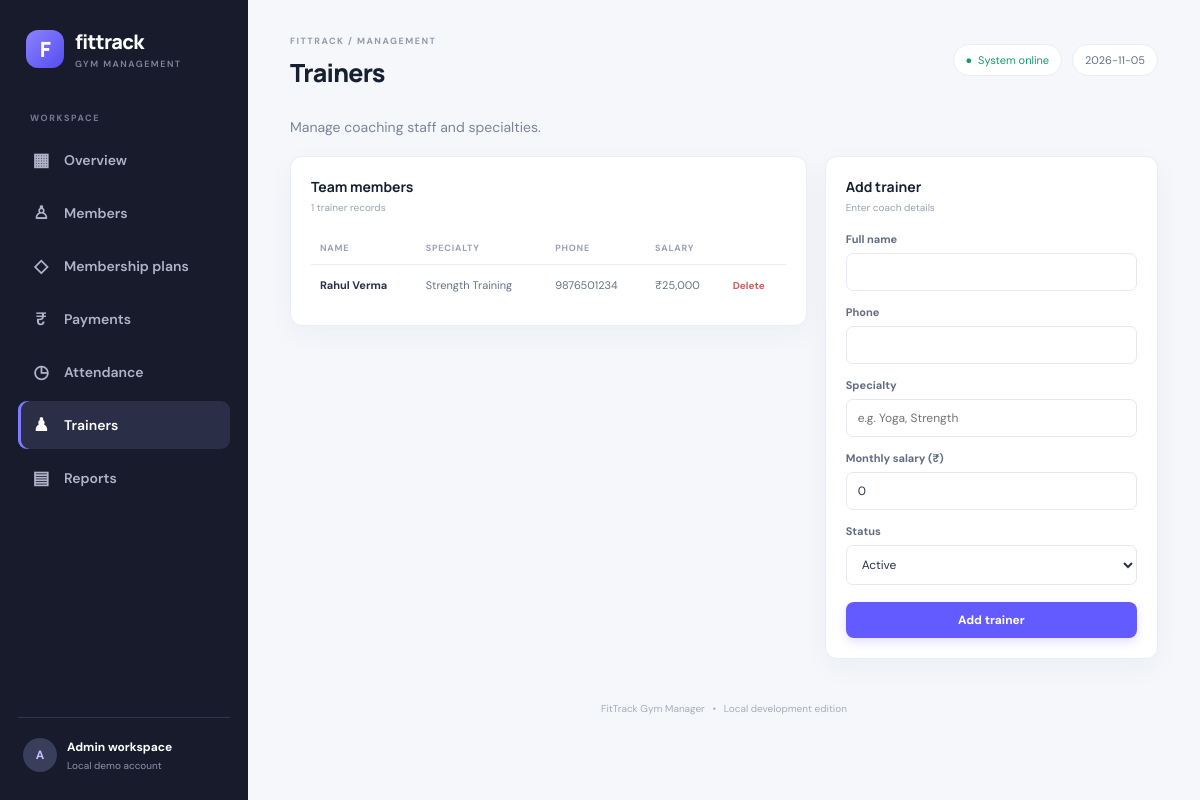
The page /trainers on the database its author committed.
### tables this page shows
CREATE TABLE trainers (id INTEGER PRIMARY KEY AUTOINCREMENT,name TEXT NOT NULL,phone TEXT,specialty TEXT,salary REAL DEFAULT 0,status TEXT DEFAULT 'Active');

### app.py (the view)
@app.route("/trainers", methods=["GET", "POST"])
def trainers():
    with get_db() as db:
        if request.method == "POST":
            d = request.form
            db.execute("INSERT INTO trainers(name,phone,specialty,salary,status) VALUES(?,?,?,?,?)",
                       (d["name"].strip(), d.get("phone"), d.get("specialty"), float(d.get("salary") or 0), d.get("status") or "Active"))
            flash("Trainer added.", "success")
            return redirect(url_for("trainers"))
        rows = db.execute("SELECT * FROM trainers ORDER BY id DESC").fetchall()
    return render_template("trainers.html", trainers=rows)

### app.py (called while the page is built)
def get_db():
    conn = sqlite3.connect(DB_PATH)
    conn.row_factory = sqlite3.Row
    conn.execute("PRAGMA foreign_keys = ON")
    return conn

@app.template_filter("money")
def money(value):
    return "₹{:,.0f}".format(value or 0)

@app.context_processor
def inject_globals():
    return {"today": date.today().isoformat()}

### templates/trainers.html
{% extends "base.html" %}{% block title %}Trainers{% endblock %}{% block heading %}Trainers{% endblock %}
{% block content %}<div class="welcome-row"><p>Manage coaching staff and specialties.</p></div><div class="content-grid"><section class="panel"><div class="panel-head"><div><h2>Team members</h2><p>{{ trainers|length }} trainer records</p></div></div><div class="table-wrap"><table><thead><tr><th>Name</th><th>Specialty</th><th>Phone</th><th>Salary</th><th></th></tr></thead><tbody>{% for t in trainers %}<tr><td><b>{{ t.name }}</b></td><td>{{ t.specialty or '—' }}</td><td>{{ t.phone or '—' }}</td><td>{{ t.salary|money }}</td><td><form method="post" action="{{ url_for('delete_trainer',trainer_id=t.id) }}" onsubmit="return confirm('Delete trainer?')"><button class="text-danger">Delete</button></form></td></tr>{% else %}<tr><td colspan="5" class="empty">No trainers added.</td></tr>{% endfor %}</tbody></table></div></section>
<section class="panel"><div class="panel-head"><div><h2>Add trainer</h2><p>Enter coach details</p></div></div><form method="post" class="stack-form"><label>Full name<input name="name" required></label><label>Phone<input name="phone"></label><label>Specialty<input name="specialty" placeholder="e.g. Yoga, Strength"></label><label>Monthly salary (₹)<input type="number" name="salary" min="0" step="0.01" value="0"></label><label>Status<select name="status"><option>Active</option><option>Inactive</option></select></label><button class="btn primary">Add trainer</button></form></section></div>{% endblock %}

### static/style.css (style rules this page uses)
:root { --bg:#f5f7fb;--surface:#fff;--ink:#172033;--muted:#7b8497;--line:#e9edf4;--primary:#635bff;--primary-dark:#5148e5;--green:#17a673;--shadow:0 8px 28px rgba(25,35,60,.045) }
* { box-sizing:border-box }
body { margin:0;background:var(--bg);color:var(--ink);font-family:'DM Sans',sans-serif;font-size:14px }
.welcome-row { display:flex;justify-content:space-between;align-items:center;margin-bottom:20px }
.welcome-row p,.muted { color:var(--muted);margin:0 }
.btn { border:0;border-radius:8px;padding:10px 15px;font:700 12px 'DM Sans';text-decoration:none;display:inline-flex;align-items:center;justify-content:center;cursor:pointer }
.btn.primary { background:var(--primary);color:#fff;box-shadow:0 4px 10px #635bff30 }
.stat-card,.panel,.form-panel { background:var(--surface);border:1px solid var(--line);border-radius:12px;box-shadow:var(--shadow) }
.content-grid { display:grid;grid-template-columns:minmax(0,1.55fr) minmax(300px,1fr);gap:18px;align-items:start }
.panel { padding:20px;margin-bottom:18px;min-width:0 }
.panel-head { display:flex;justify-content:space-between;align-items:center;margin-bottom:18px }
.panel-head h2 { font:700 14px Manrope;margin:0 0 5px }
.panel-head p { margin:0;color:#9aa2b2;font-size:10px }
.table-wrap { overflow-x:auto }
table { border-collapse:collapse;width:100%;white-space:nowrap }
th { text-align:left;color:#9aa2b2;font-size:9px;text-transform:uppercase;letter-spacing:.8px;font-weight:700;padding:10px 9px;border-bottom:1px solid var(--line) }
td { padding:13px 9px;border-bottom:1px solid #f0f2f6;color:#657087;font-size:11px }
tbody tr:last-child td { border-bottom:0 }
td b { color:#293248;font-weight:700 }
.text-link,.text-danger { border:0;background:none;padding:0;text-decoration:none;color:var(--primary);font:700 10px 'DM Sans';cursor:pointer }
.text-danger { color:#d35b5b }
.form-grid label,.stack-form label { display:grid;gap:7px;color:#626d83;font-size:11px;font-weight:700 }
.stack-form { display:grid;gap:14px }
.stack-form .btn { margin-top:3px }
input,select,textarea { width:100%;border:1px solid #e4e8f0;border-radius:7px;padding:10px 11px;background:#fff;color:#293248;font:400 12px 'DM Sans';outline:none }

### rows shown on the page
trainers: name "Rahul Verma", specialty "Strength Training", phone "9876501234", salary "₹25,000"

### other values the page prints
{{ trainers|length }} "1"
